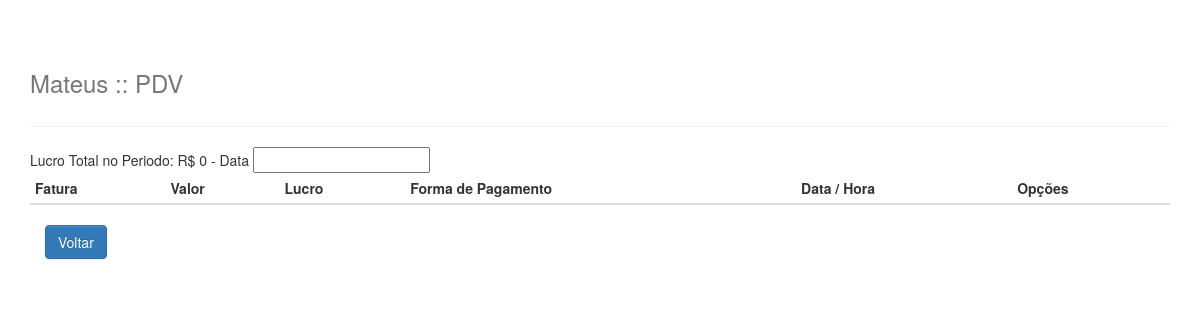
Before: /listarvendas.php with the older database file.
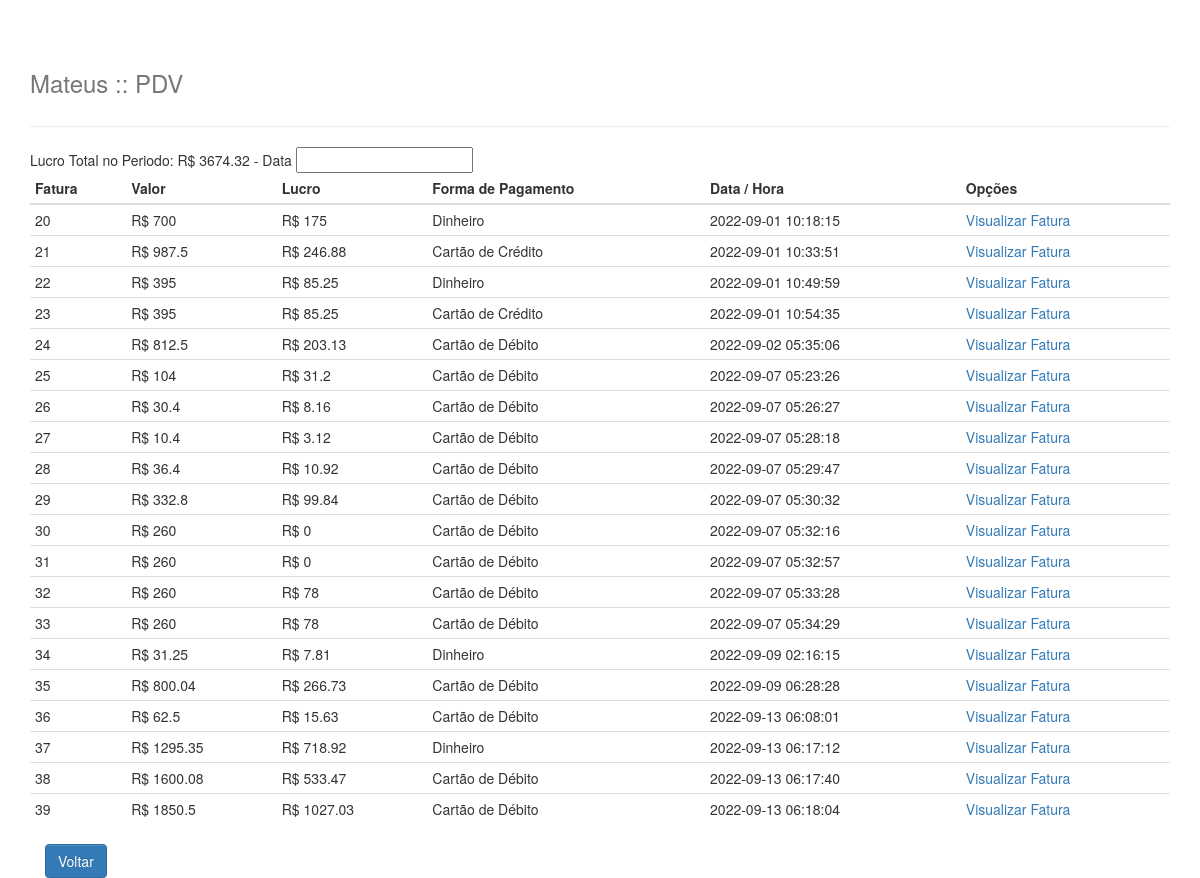
After: the same page with the newer database file.
### tables this page shows
CREATE TABLE IF NOT EXISTS `fatura` (
  `id` int(11) NOT NULL AUTO_INCREMENT,
  `pagamento` varchar(20) NOT NULL,
  `valortotal` float NOT NULL,
  `datahora` datetime NOT NULL,
  PRIMARY KEY (`id`)
);

### listarvendas.php (the view, shortened to what this page needs)
<?php include("conexao.php"); ?>
<!DOCTYPE html>
<html lang="en">
<head>
  <link href="https://maxcdn.bootstrapcdn.com/bootstrap/3.3.7/css/bootstrap.min.css" rel="stylesheet">
  <link href="https://maxcdn.bootstrapcdn.com/bootstrap/3.3.7/css/bootstrap-theme.min.css" rel="stylesheet">
  <link rel="stylesheet" type="text/css" href="custom.css" />
  <link rel="stylesheet" href="https://maxcdn.bootstrapcdn.com/bootstrap/3.3.7/css/bootstrap.min.css">
  <link href="https://code.jquery.com/ui/1.12.1/themes/ui-lightness/jquery-ui.css" rel="stylesheet"/>
  <link rel="stylesheet" type="text/css" href="https://cdn.jsdelivr.net/npm/daterangepicker/daterangepicker.css" />
</head>
<body>
  <div class="container">
    <div class="header clearfix">
        <h3 class="text-muted">Mateus :: PDV</h3>
    </div>
    <hr>
	<?php
		if(isset($_GET['excluir'])) {
			echo 'TEM CERTEZA QUE DESEJA EXCLUIR O ITEM '. $_GET['excluir'] .'?';
	?>
	<form role="form" method="POST" action="">
	<input type="hidden" name="produtoid" value="<?php echo $_GET['excluir'];?>">
	<div class="form-group">
        <button type="button" name="excluir" id="excluir" class="btn btn-primary">Excluir</button>
	</div>
	<div class="form-group">
        <button type="button" name="cancelar" id="cancelar" class="btn btn-primary">Cancelar</button>
	</div>
	</form>
	<?php
		} else if(isset($_GET['editar'])) {
		} else {
	?>
      <div class="table">
        <table class=" table table-condensed" id="tableA">
        <thead class="thead">
        <tr>
          <th>Fatura</th>
          <th>Valor</th>
		  <th>Lucro</th>
          <th>Forma de Pagamento</th>
		  <th>Data / Hora</th>
		  <th>Opções</th>
        </tr>
        </thead>
	<?php
		try {
              $stmt = $conn->prepare("SELECT * FROM fatura ORDER BY id");
              $stmt->execute();
                      while($row = $stmt->fetch()) {
                      echo "<tr>";
                      echo "<td>".$row['id']."</td>";
					  echo "<td>R$ ".$row['valortotal']."</td>";
					  echo "<td>";
					  $stmta = $conn->prepare("SELECT * FROM produtosvendidos WHERE fatura_id = '$row[id]'");
					  $stmta->execute();
					  $totallucro = 0;
						while($rowa = $stmta->fetch()) {
							$valor = $rowa['valor'];
							$qtd = $rowa['quantidade'];
							$total = $valor * $qtd;
							$margemlucro = $rowa['margemlucro'];
							$lucro = $total - ($total / 100 * $margemlucro);
							$lucro = $total - $lucro;
							$totallucro = $totallucro + $lucro;
						}
						echo "R$ ".round($totallucro, 2);
					echo "</td>";
					  echo "<td>".$row['pagamento']."</td>";
					  echo "<td>".$row['datahora']."</td>";
					  echo "<td><a href='verfatura.php?faturaid=".$row['id']."'>Visualizar Fatura</td>";
					  echo "</tr>";
                      }
          } catch (Exception $e) {
            echo "Erro de conexao({$e->getMessage()})";
          }
		}
		?>
		- Data <input type="text" name="dates" id="dates" value="">
        </table>
		<div class="col-md-3">
                            <a href="index.php"><button type="button" name="enviar" class="btn btn-primary"> Voltar
                            </button></a>
                        </div>
      </div>
</body>
</html>

### custom.css (style rules this page uses)
body { margin: 0 auto; }
div.container { margin-top: 50px; }

Changed rows visible on the page:
added fatura: id "20", valortotal "700", totallucro "175", pagamento "Dinheiro", datahora "2022-09-01 10:18:15"
added fatura: id "21", valortotal "987.5", totallucro "246.88", pagamento "Cartão de Crédito", datahora "2022-09-01 10:33:51"
added fatura: id "22", valortotal "395", totallucro "85.25", pagamento "Dinheiro", datahora "2022-09-01 10:49:59"
added fatura: id "23", valortotal "395", totallucro "85.25", pagamento "Cartão de Crédito", datahora "2022-09-01 10:54:35"
added fatura: id "24", valortotal "812.5", totallucro "203.13", pagamento "Cartão de Débito", datahora "2022-09-02 05:35:06"
added fatura: id "25", valortotal "104", totallucro "31.2", pagamento "Cartão de Débito", datahora "2022-09-07 05:23:26"
added fatura: id "26", valortotal "30.4", totallucro "8.16", pagamento "Cartão de Débito", datahora "2022-09-07 05:26:27"
added fatura: id "27", valortotal "10.4", totallucro "3.12", pagamento "Cartão de Débito", datahora "2022-09-07 05:28:18"
added fatura: id "28", valortotal "36.4", totallucro "10.92", pagamento "Cartão de Débito", datahora "2022-09-07 05:29:47"
added fatura: id "29", valortotal "332.8", totallucro "99.84", pagamento "Cartão de Débito", datahora "2022-09-07 05:30:32"
added fatura: id "30", valortotal "260", totallucro "0", pagamento "Cartão de Débito", datahora "2022-09-07 05:32:16"
added fatura: id "31", valortotal "260", totallucro "0", pagamento "Cartão de Débito", datahora "2022-09-07 05:32:57"
added fatura: id "32", valortotal "260", totallucro "78", pagamento "Cartão de Débito", datahora "2022-09-07 05:33:28"
added fatura: id "33", valortotal "260", totallucro "78", pagamento "Cartão de Débito", datahora "2022-09-07 05:34:29"
added fatura: id "34", valortotal "31.25", totallucro "7.81", pagamento "Dinheiro", datahora "2022-09-09 02:16:15"
added fatura: id "35", valortotal "800.04", totallucro "266.73", pagamento "Cartão de Débito", datahora "2022-09-09 06:28:28"
added fatura: id "36", valortotal "62.5", totallucro "15.63", pagamento "Cartão de Débito", datahora "2022-09-13 06:08:01"
added fatura: id "37", valortotal "1295.35", totallucro "718.92", pagamento "Dinheiro", datahora "2022-09-13 06:17:12"
added fatura: id "38", valortotal "1600.08", totallucro "533.47", pagamento "Cartão de Débito", datahora "2022-09-13 06:17:40"
added fatura: id "39", valortotal "1850.5", totallucro "1027.03", pagamento "Cartão de Débito", datahora "2022-09-13 06:18:04"
Other visible differences:
text written by a page script: "Lucro Total no Periodo: R$ 0 - Data" → "Lucro Total no Periodo: R$ 3674.32 - Data"
